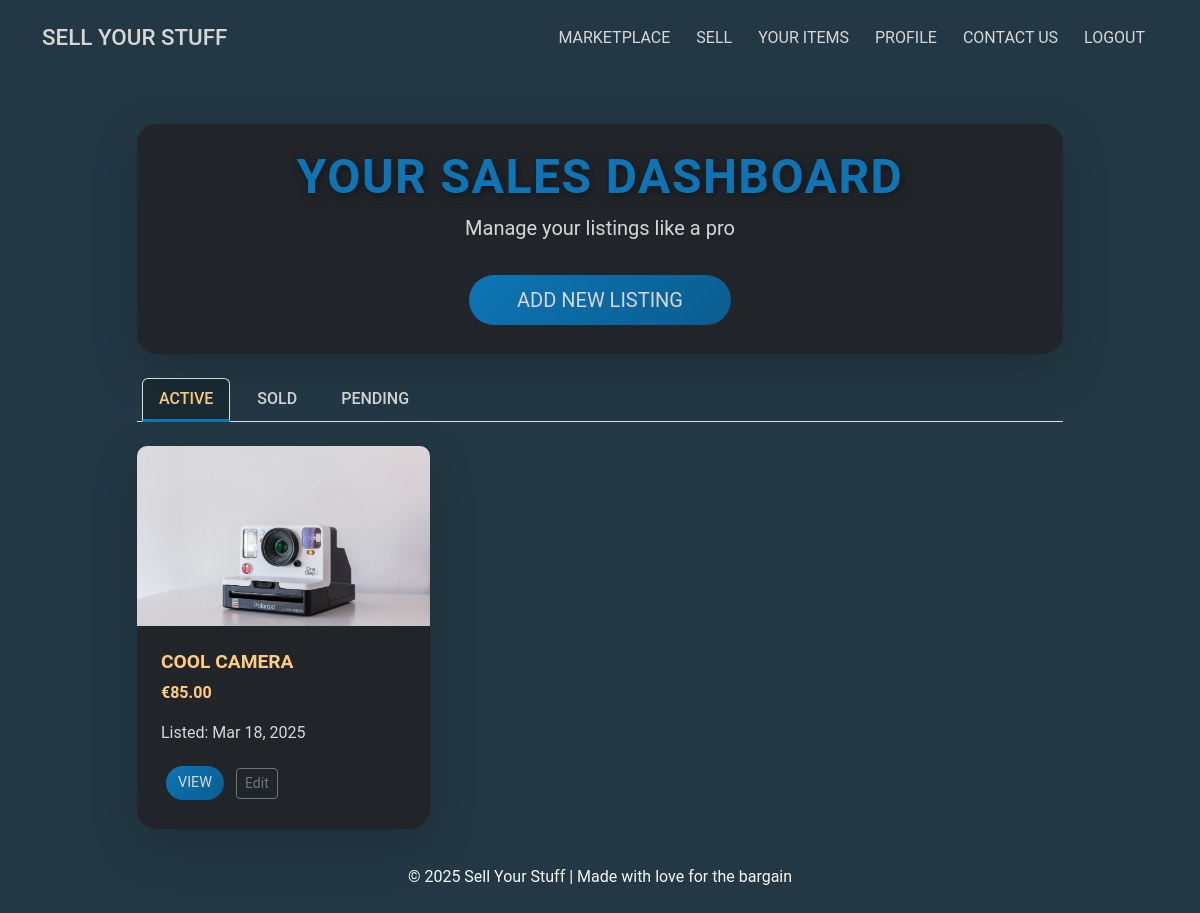
The app's page /sales/ (signed in), older data.
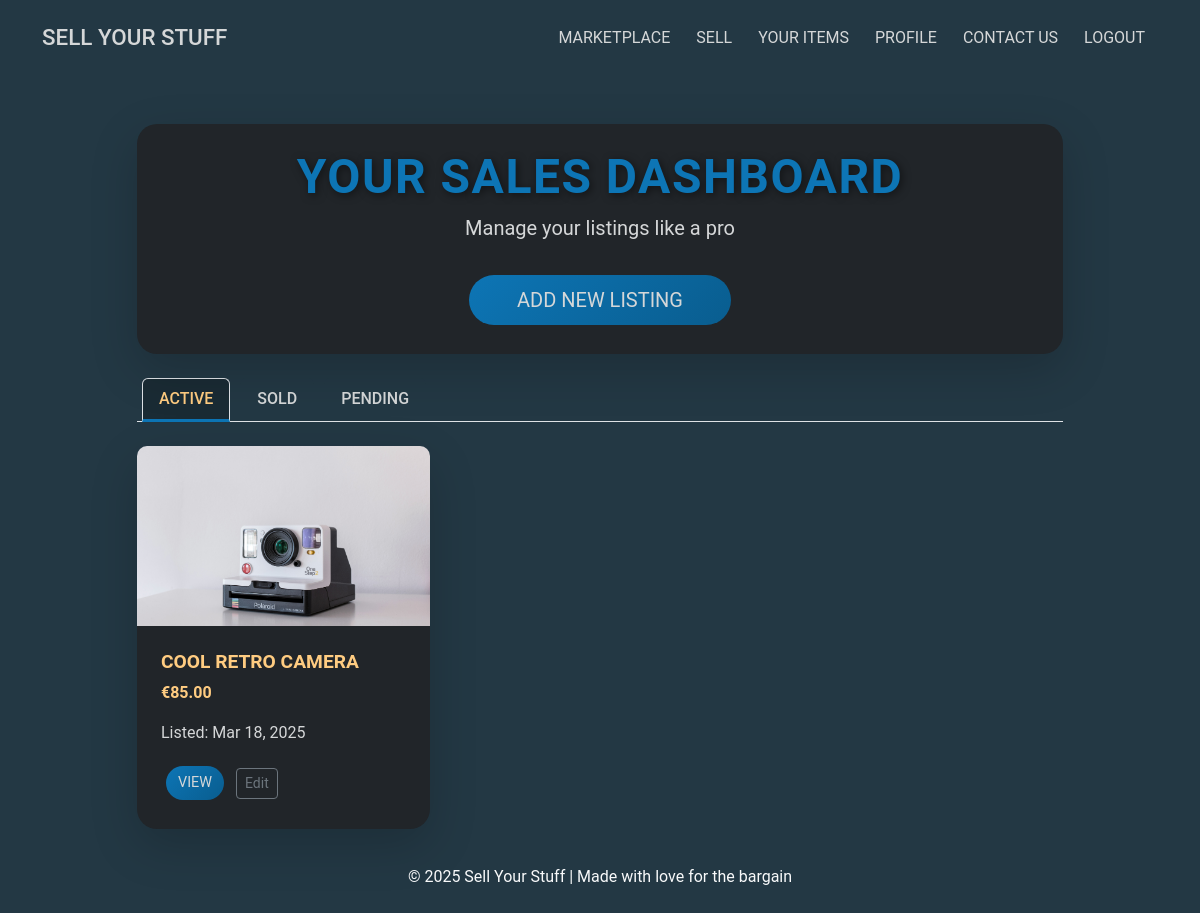
The same page, newer data.
### sales/models.py (models this page shows, shortened)
class Sale(models.Model):
    STATUS_CHOICES = [
        ("available", "Available"),
        ("sold", "Sold"),
        ("pending", "Pending"),  # Pending approval by seller
    ]
    user = models.ForeignKey(User, on_delete=models.CASCADE)  # Seller
    title = models.CharField(max_length=200)
    description = models.TextField()
    price = models.DecimalField(max_digits=10, decimal_places=2)
    main_image = models.ImageField(
        upload_to="product_images/", blank=True, null=True
    )  # Main image
    image_1 = models.ImageField(upload_to="product_images/", blank=True, null=True)
    image_2 = models.ImageField(upload_to="product_images/", blank=True, null=True)
    image_3 = models.ImageField(upload_to="product_images/", blank=True, null=True)
    video = models.FileField(
        upload_to="product_videos/", blank=True, null=True
    )  # Video upload field
    status = models.CharField(
        max_length=20,
        choices=[("available", "Available"), ("pending", "Pending"), ("sold", "Sold")],
        default="available",
    )
    created_at = models.DateTimeField(auto_now_add=True)
    updated_at = models.DateTimeField(auto_now=True)  # Updates on save

### sales/views.py (the view)
# urls.py: path("", views.sales_list, name="sales_list"),
@login_required
def sales_list(request):
    active_sales = Sale.objects.filter(user=request.user, status="available").order_by(
        "-created_at"
    )
    sold_purchases = (
        Purchase.objects.filter(sale__user=request.user)
        .select_related("sale")
        .order_by("-purchased_at")
    )
    pending_sales = Sale.objects.filter(user=request.user, status="pending").order_by(
        "-created_at"
    )
    return render(
        request,
        "sales/sales_list.html",
        {
            "active_sales": active_sales,
            "sold_purchases": sold_purchases,
            "pending_sales": pending_sales,
        },
    )

### sell_ur_stuff_site/context_processors.py (called while the page is built)
def unread_notifications(request):
    if request.user.is_authenticated:
        unread_count = Notification.objects.filter(
            user=request.user, is_read=False
        ).count()
    else:
        unread_count = 0
    return {"unread_notifications": unread_count}

### sales/templates/sales/sales_list.html (shortened to what this page needs)
{% extends "base.html" %}
{% load static %}
{% block content %}
<div class="container mt-5">
    <div class="row justify-content-center mb-4 animate__animated animate__fadeIn">
        <div class="col-lg-10">
            <div class="card bg-dark text-light shadow-lg border-0">
                <div class="card-body text-center p-4">
                    <h1 class="display-5 fw-bold text-uppercase sales-dashboard-title">
                        Your Sales Dashboard
                    </h1>
                    <p class="lead lead-secondary">Manage your listings like a pro</p>
                    <a href="{% url 'sale_create' %}" class="btn btn-success btn-lg px-5 mt-3 btn-custom">
                        Add New Listing
                    </a>
                </div>
            </div>
        </div>
    </div>
    <div class="row justify-content-center">
        <div class="col-lg-10">
            <ul class="nav nav-tabs mb-4" id="salesTabs" role="tablist">
                <li class="nav-item" role="presentation">
                    <button class="nav-link active tab-link" id="active-tab" data-bs-toggle="tab" data-bs-target="#active" type="button" role="tab" aria-controls="active" aria-selected="true">
                        Active
                    </button>
                </li>
                <li class="nav-item" role="presentation">
                    <button class="nav-link tab-link" id="sold-tab" data-bs-toggle="tab" data-bs-target="#sold" type="button" role="tab" aria-controls="sold" aria-selected="false">
                        Sold
                    </button>
                </li>
                <li class="nav-item" role="presentation">
                    <button class="nav-link tab-link" id="pending-tab" data-bs-toggle="tab" data-bs-target="#pending" type="button" role="tab" aria-controls="pending" aria-selected="false">
                        Pending
                    </button>
                </li>
            </ul>
            <div class="tab-content" id="salesTabContent">
                <div class="tab-pane fade show active" id="active" role="tabpanel" aria-labelledby="active-tab">
                    <div class="row g-4">
                        {% for sale in active_sales %}
                            <div class="col-md-6 col-lg-4">
                                <div class="card bg-dark text-light shadow-lg border-0 h-100 animate__animated animate__fadeInUp card-animate">
                                    {% if sale.main_image %}
                                        <img src="{{ sale.main_image.url }}" class="card-img-top sale-image" alt="{{ sale.title }}" height="180" width="300">
                                    {% else %}
                                        <img src="https://via.placeholder.com/300" class="card-img-top sale-image" alt="No Image" height="180" width="300">
                                    {% endif %}
                                    <div class="card-body d-flex flex-column p-4">
                                        <h5 class="card-title fw-bold card-title-custom">{{ sale.title|truncatechars:20 }}</h5>
                                        <p class="card-text card-text-hover-color">€{{ sale.price }}</p>
                                        <p class="small_text">Listed: {{ sale.created_at|date:"M d, Y" }}</p>
                                        <div class="mt-auto">
                                            <a href="{% url 'sale_detail' sale.id %}" class="btn btn-primary btn-sm me-2 btn-custom">View</a>
                                            <a href="{% url 'sale_update' sale.id %}" class="btn btn-outline-secondary btn-sm btn-custom-outline">Edit</a>
                                        </div>
                                    </div>
                                </div>
                            </div>
                        {% empty %}
                            <div class="col-12 text-center py-4">
                                <p class="text-muted empty-text">No active sales yet. Start selling!</p>
                            </div>
                        {% endfor %}
                    </div>
                </div>
            </div>
        </div>
    </div>
</div>
{% endblock content %}

### templates/base.html (shortened to what this page needs)
{% load static %}
<!DOCTYPE html>
<html lang="en">
<head>
    <link href="https://cdn.jsdelivr.net/npm/bootstrap@5.3.0/dist/css/bootstrap.min.css" rel="stylesheet">
    <link rel="stylesheet" href="https://cdn.jsdelivr.net/npm/bootstrap-icons@1.10.5/font/bootstrap-icons.css">
    <link rel="stylesheet" href="https://cdnjs.cloudflare.com/ajax/libs/animate.css/4.1.1/animate.min.css"/>
    <link rel="stylesheet" href="{% static 'css/styles.css' %}">
</head>
<body class="d-flex flex-column min-vh-100">
    <nav class="navbar navbar-expand-lg navbar-dark">
        <div class="container">
            <a class="navbar-brand" href="{% url 'home' %}">SELL YOUR STUFF</a>
            <div class="collapse navbar-collapse" id="navbarNav">
                <ul class="navbar-nav ms-auto">
                    <li class="nav-item">
                        <a class="nav-link" href="{% url 'market_list' %}">Marketplace</a>
                    </li>
                    {% if user.is_authenticated %}
                        <li class="nav-item">
                            <a class="nav-link" href="{% url 'sale_create' %}">Sell</a>
                        </li>
                        <li class="nav-item">
                            <a class="nav-link" href="{% url 'sales_list' %}">Your Items</a>
                        </li>
                        <li class="nav-item">
                            <a class="nav-link" href="{% url 'profile' %}">
                                Profile
                            </a>
                        </li>
                        <li class="nav-item">
                            <a class="nav-link" href="{% url 'contact' %}">Contact Us</a>
                        </li>
                        <li class="nav-item">
                            <a class="nav-link" href="{% url 'account_logout' %}">Logout</a>
                        </li>
                    {% endif %}
                </ul>
            </div>
        </div>
    </nav>
    <main class="main-content flex-grow-1">
            {% block content %}{% endblock content %}
    </main>
    <footer class="text-center py-3 text-light">
        <p>© 2025 Sell Your Stuff | Made with love for the bargain</p>
    </footer>
</body>
</html>

### static/css/styles.css (style rules this page uses)
:root { --main-bg-color: #233844; --main-bg-shadow: #233844b7; --secondary-bg-color: #3e4f5e5c; --main-font-color: #0d75b5; --secondary-font-color: #d5d7d8; --hover-color: #ffcc81; --shadow-color: rgba(0, 0, 0, 0.5); }
* { margin: 0; padding: 0; box-sizing: border-box; }
body { font-family: 'Roboto', sans-serif; background-color: var(--main-bg-color); color: var(--secondary-font-color); }
.main-content { height: auto; flex: 1 0 auto; }
h1, h2, h5 { text-transform: uppercase; }
a { text-decoration: none; color: inherit; }
.display-5 { font-weight: 700; letter-spacing: 1.5px; }
.lead { font-weight: 400; }
.navbar { display: flex; justify-content: space-between; align-items: center; padding: 1rem; text-transform: uppercase; color: var(--secondary-font-color); }
.navbar-brand { color: var(--secondary-font-color); font-size: 1.4rem; font-weight: 500; }
.nav-link { color: var(--secondary-font-color); margin: 0 5px; transition: color 0.3s ease; }
.btn-custom { background: linear-gradient(135deg, var(--main-font-color), #095d8f); color: var(--secondary-font-color); border: none; padding: 10px 20px; border-radius: 25px; margin: 5px; text-transform: uppercase; transition: transform 0.3s ease, box-shadow 0.3s ease, color 0.3s ease; }
.btn-custom.btn-sm { padding: 6px 12px; font-size: 0.9rem; }
.card { border: 1px solid #333; color: var(--secondary-font-color); border-radius: 20px; }
.card-animate { transition: transform 0.3s ease; }
.card-title-custom, .card-title-secondary { color: var(--secondary-font-color); font-size: 1.2rem; }
.card-text-hover-color { color: var(--hover-color); font-weight: 600; }
.profile-header, .card-title-hover-color, .sold-items-title, .card-title { color: var(--hover-color); }
.sales-dashboard-title { color: var(--main-font-color); text-shadow: 2px 2px 8px var(--shadow-color); transition: color 0.3s ease; }
.lead-secondary { color: var(--secondary-font-color); }
.tab-link { background-color: var(--main-bg-color); color: var(--secondary-font-color); border: none; font-weight: 500; text-transform: uppercase; transition: color 0.3s ease, background-color 0.3s ease; }
.nav-tabs .nav-link.active { background-color: #1a2b34; color: var(--hover-color); border-bottom: 3px solid var(--main-font-color); }
.sale-image { object-fit: cover; height: 180px; width: 100%; border-top-left-radius: 10px; border-top-right-radius: 10px; }
.small_text { color: var(--secondary-font-color); }
footer { margin-top: auto; }
footer p { margin-top: 20px; }

Row changes from the older to the newer data that the page shows:
changed Sale: title "COOL CAMERA" → "COOL RETRO CAMERA"
